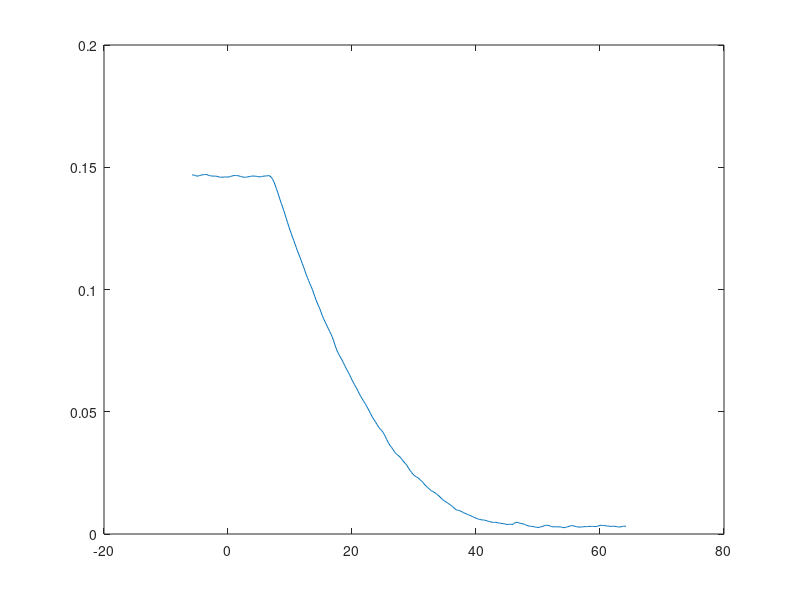

The MATLAB source for this figure: (Note: this script raises an error after producing the figure.)
close all;


%Fyzikalni konstanty
rho = 1000
g = 9.81

%Nelinearity, offsety
hoff= 0.045 %nebo 0.5 kdo vi
uN= 0.05


%Staticka charakteristika
u= [0.3 0.35 0.4 0.45 0.5 0.55 0.6]
h= [0.067 0.123 0.1914 0.275 0.376 0.489 0.573]
kc= rho*g*(h+hoff)./(u-uN).^2
kc=  18931 


%%%%%%%%%%%%%%%%%%%%%%Prepust leva%%%%%%%%%%%%%%%%%%%%%%
load ('./WERKSPEJS/mereni_16_04/Ciste_prubehy/h2_prepust')

dhdt = (diff(h2(:))./diff(time(:)))';
c= -dhdt./sqrt(h2(1:end-1))
c_mean= mean(c)
c_rms = rms(c)
C= -0.02

%GRAPH
plot(time, h2)
hold on
%plot(time(1:end-1),  c)
t= linspace(7,64, 467)
plot(t, h2_nolinear2(:,2))
title ('Identifikace parametru c');
xlabel('Time t[s]','FontSize',12);
ylabel('h2 [m]','FontSize',12);
legend({'h2\_orig(t)', 'h2\_sim(t)'},'Location','best');
return



%%%%%%%%%%%%%%%%%%%%%%Vypust leva%%%%%%%%%%%%%%%%%%%%%%
load('./WERKSPEJS/mereni_16_04/Ciste_prubehy/h1_vypustleva')

dhdt = (diff(h1(:))./diff(time(:)))';
a= -dhdt./sqrt(h1(1:end-1) +hoff)
a_mean= mean(a)
a_rms = rms(a)
A = -0.066

%GRAPH
plot(time, h1)
hold on
%plot(time(1:end-1),  a)
t= linspace(8.4,30.4, 1550)
plot(t, h1_sim(:,2))
title ("Identifikace parametru a");
xlabel('Time t[s]','FontSize',12);
ylabel('h1 [m]','FontSize',12);
legend({'h1\_orig(t)', 'h1\_sim(t)'},'Location','best');
return



%%%%%%%%%%%%%%%%%%%%%%Vypust prava%%%%%%%%%%%%%%%%%%%%%%
load('./WERKSPEJS/mereni_16_04/Ciste_prubehy/h2_vypustprava')

dhdt = (diff(h2(:))./diff(time(:)))';
b= -dhdt./sqrt(h2(1:end-1))
b_mean= mean(b)
b_rms = rms(b(60:200))
B= -0.0144

plot(time, h2)
hold on
%plot(time(1:end-1),  b)
t= linspace(12.4,72.4, 491)
plot(t, h2_nolinear(:,2))
title ("Identifikace parametru b");
xlabel('Time t[s]','FontSize',12);
ylabel('h2 [m]','FontSize',12);
legend({'h2\_orig(t)', 'h2\_sim(t)'},'Location','best');
return
